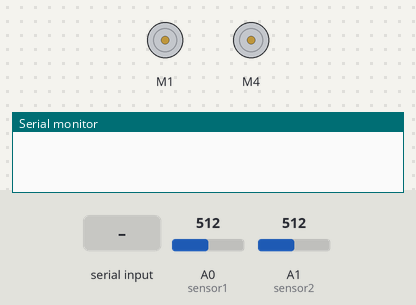
This sketch was run on a simulated Arduino Uno, built with avr-gcc and run on an emulated ATmega328P. Parts: 2 × DC motor (green arrow = forward, orange = backward, longer = faster), the last lines printed to the serial monitor. The test bench sets the inputs (shaded band); at power-on: A0 (sensor1) = 512, A1 (sensor2) = 512.

Above: at 1.2 s.
1.3 s: A0 (sensor1) set to 310
2.8 s: A0 (sensor1) set to 293
At 3.4 s:
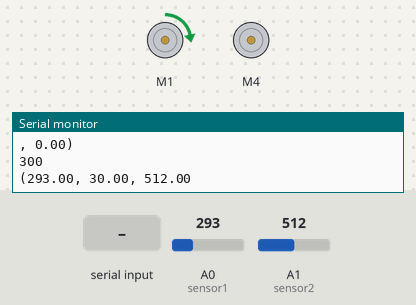
4.3 s: A1 (sensor2) set to 0
At 5.1 s:
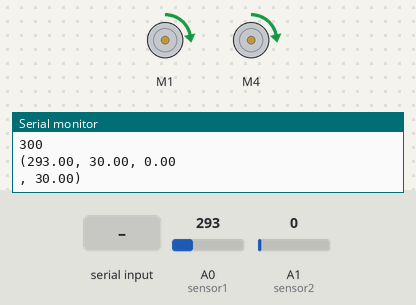
5.8 s: "90,45\n" received over Serial
At 7.5 s:
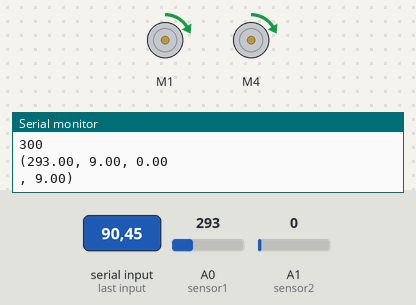
8.3 s: "30,150\n" received over Serial
At 9.9 s:
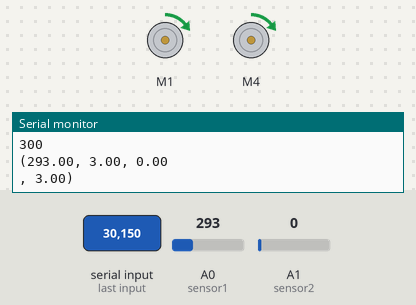
11.3 s: A0 (sensor1) set to 109
12.8 s: A0 (sensor1) set to 89
Timing chart, 0 to 15.3 s (numbered marks = the images above; inputs shaded):
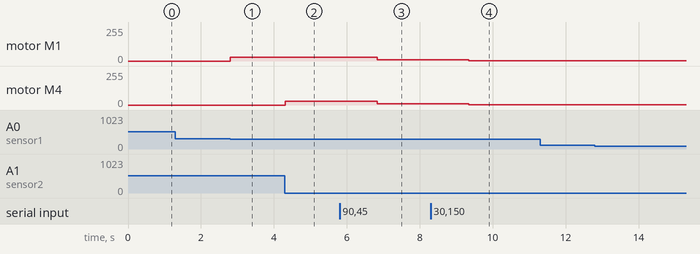

Measured:
- after the input at 1.3 s, every drawn part: stays the same
- after the input at 2.8 s, motor M1: stopped → forward 30/255 at once
- after the input at 4.3 s, motor M4: stopped → forward 30/255 at once
- after the input at 5.8 s, motor M1, motor M4: forward 30/255 → forward 9/255 after 1.0 s
- after the input at 8.3 s, motor M1, motor M4: forward 9/255 → forward 3/255 after 1.0 s

The sketch:

final_serial.ino
```cpp
#include <Wire.h>
#include <Adafruit_MotorShield.h>

Adafruit_MotorShield AFMS = Adafruit_MotorShield();

Adafruit_DCMotor *Mright = AFMS.getMotor(4);
Adafruit_DCMotor *Mleft = AFMS.getMotor(1);

int sensor1 = 0; // left IR sensor
int sensor2 = 1; // right IR sensor
float Sright;    // right sensor value
float Sleft;     // left sensor value
int threshold;   // IR value threshold used to determine if sensor is on ground or on tape

// define motor speeds for various cases
float Mleft_move_speed = 30;
float Mright_move_speed = 30;
float Mleft_still_speed = 0;
float Mright_still_speed = 0;

unsigned int run_time;
const int check_time = 50;

void setup() {
  AFMS.begin();
  Serial.begin(9600);
  pinMode(sensor1, OUTPUT);
  pinMode(sensor2, OUTPUT);
  run_time = millis();
  threshold = 300;
//  float Mleft_move_speed = 30;
//  float Mright_move_speed = 30;
//  float Mleft_still_speed = 0;
//  float Mright_still_speed = 0;
//  int x;
}

void loop() {
  while(Serial.available()) {
    int x = Serial.readString().toInt();
    if ((x % 10) == 0) {
      Mleft_move_speed = x/10;
      Mright_move_speed = x/10;
      }
    if ((x % 1) == 1) {
      threshold = (x-1)/10;
      }
  }

  unsigned int t;
  t = millis();

  if (t >= run_time + check_time) {
    Sright = analogRead(sensor2);
    Sleft = analogRead(sensor1);

    if (Sright > threshold && Sleft < threshold) { //Sright on line
      // Move left motor forward, turn off right motor
      Mleft->setSpeed(Mleft_move_speed);
      Mleft->run(FORWARD);
      Mright->setSpeed(Mright_still_speed);
      Mright->run(FORWARD);

      // Print threshold
      Serial.print(threshold);
      Serial.print("\n");
      // Print in format: (Sleft, Mleft, Sright, Mright)
      Serial.print("(");
      Serial.print(Sleft);
      Serial.print(", ");
      Serial.print(Mleft_move_speed);
      Serial.print(", ");
      Serial.println(Sright);
      Serial.print(", ");
      Serial.print(Mright_still_speed);
      Serial.print(")\n");
      delay(50);
    }

    else if (Sright < threshold && Sleft > threshold) { //Sleft on line
      // Move right motor forward, turn off left motor
      Mright->setSpeed(Mright_move_speed);
      Mright->run(FORWARD);
      Mleft->setSpeed(Mleft_still_speed);
      Mleft->run(FORWARD);

      // Print threshold
      Serial.print(threshold);
      Serial.print("\n");
      // Print in format: (Sleft, Mleft, Sright, Mright)
      Serial.print("(");
      Serial.print(Sleft);
      Serial.print(", ");
      Serial.print(Mleft_still_speed);
      Serial.print(", ");
      Serial.println(Sright);
      Serial.print(", ");
      Serial.print(Mright_move_speed);
      Serial.print(")\n");
      delay(50);
    }
    else if (Sright < threshold && Sleft < threshold) {
      // Move both motors forward
      Mleft->setSpeed(Mleft_move_speed);
      Mleft->run(FORWARD);
      Mright->setSpeed(Mright_move_speed);
      Mright->run(FORWARD);

      // Print threshold
      Serial.print(threshold);
      Serial.print("\n");
      // Print in format: (Sleft, Mleft, Sright, Mright)
      Serial.print("(");
      Serial.print(Sleft);
      Serial.print(", ");
      Serial.print(Mleft_move_speed);
      Serial.print(", ");
      Serial.println(Sright);
      Serial.print(", ");
      Serial.print(Mright_move_speed);
      Serial.print(")\n");
      delay(50);
    }
    run_time = t;
  }
}
```
